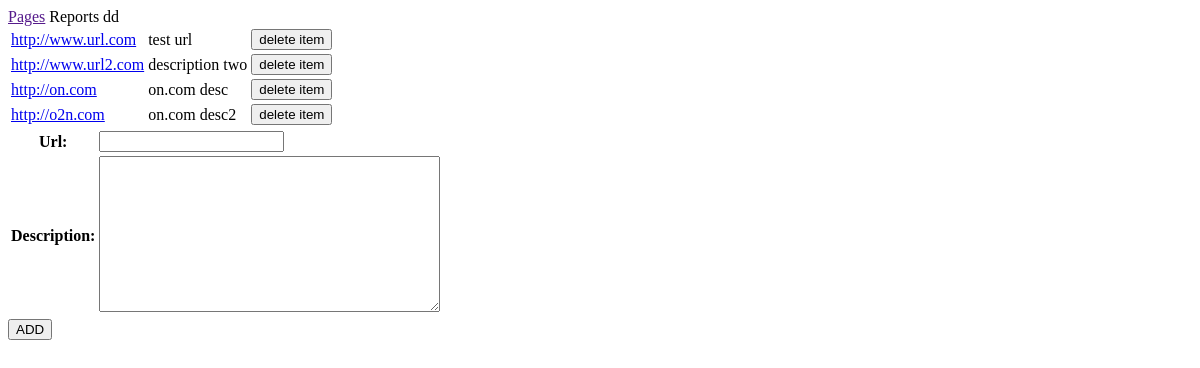
/metrics/pages, run on an earlier commit of the app's database.
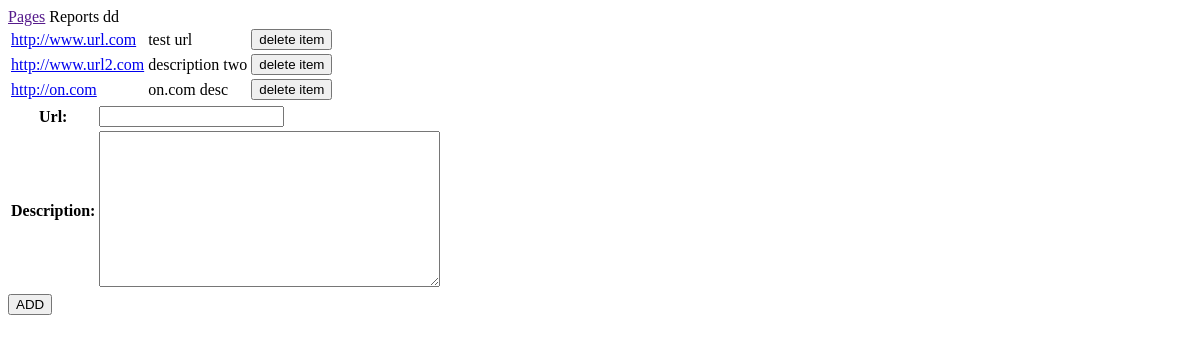
And on a later commit of the database.
### metricsapp/models.py (models this page shows, shortened)
class Page(models.Model):
    url = models.URLField()
    description = models.TextField()
    reports = models.ManyToManyField(Metric, through='Report')

### metricsapp/views.py (the view)
# urls.py: path('pages', views.pages, name='pages'),
def pages(request):
    if request.method == 'POST':
        page_form = PageForm(request.POST)
        if page_form.is_valid():
            page_form.save()
            return HttpResponseRedirect(reverse('pages'))
    else:
        page_form = PageForm()
    pages_list = Page.objects.all()
    context = {'pages': pages_list, 'form': page_form}
    return render(request, 'metricsapp/pages.html', context)

### metricsapp/views.py
class PageForm(ModelForm):
    class Meta:
        model = Page
        fields = ['url', 'description']

### metricsapp/templates/metricsapp/pages.html (shortened to what this page needs)
<!DOCTYPE html>
<html lang="en">
<head>
</head>
<body>
<nav>
    <a href="">Pages</a>
    <a>Reports</a>
    <a>dd</a>
</nav>
<section>
    <table>
        {% for page in pages %}
        <tr>
            <td><a href="{% url 'page' page.id%}/">{{ page.url }}</a></td>
            <td>{{ page.description}}</td>
            <td>
                <form action="{% url 'pages-delete' page.id%}" method="post">
                    <input type="submit" value="delete item">
                </form>
            </td>
        </tr>
        {% endfor %}
    </table>
    <form action="pages" method="post">
        <table>
            {{ form.as_table }}
        </table>
        <button type="submit">ADD</button>
    </form>
</section>
</body>
</html>

What changed in the data, as far as the page shows it:
removed Page: url "http://o2n.com", description "on.com desc2"
